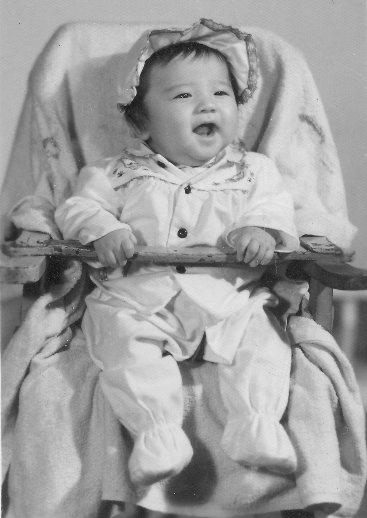
%> input picture chapter5/baby.bmp, 367 x 518 px
$ octave logsharp.m   (GNU Octave 9; MATLAB toolbox functions it lacks are replaced by stand-ins)
%> lines starting %> are read from the running program, lines starting %| are printed output that depends on the picture
I = imread('baby.bmp');
%> I is the input picture: size 518x367 uint8; min 14, max 239, mean 158.5
Id = double(I);
h_lap = [ -1 -1 -1;-1 8 -1;-1 -1 -1];
I_lap = imfilter(Id,h_lap,'corr','replicate');
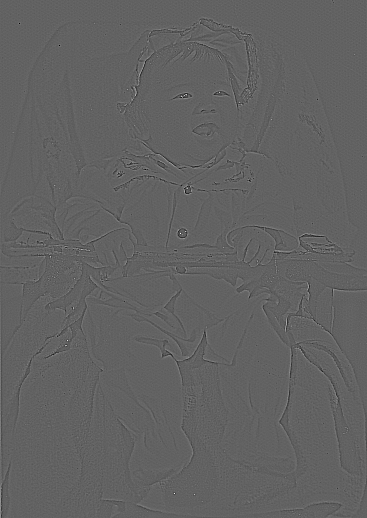
%> I_lap: size 518x367 double; min -747, max 1188, mean 0; drawn with min black and max white

h_log = fspecial('log',5,0.5);
I_log = imfilter(Id,h_log,'corr','replicate');
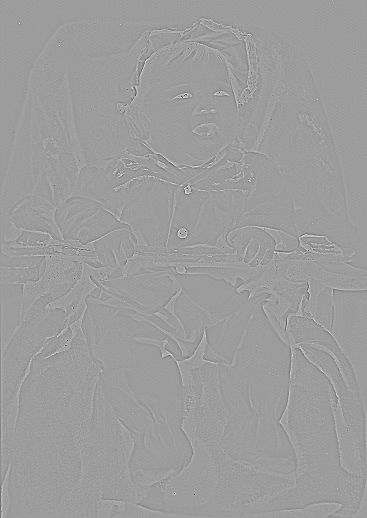
%> I_log: size 518x367 double; min -730.4, max 457.7, mean 0; drawn with min black and max white
h_log2 = fspecial('log',5,2);
I_log2 = imfilter(Id,h_log2,'corr','replicate');
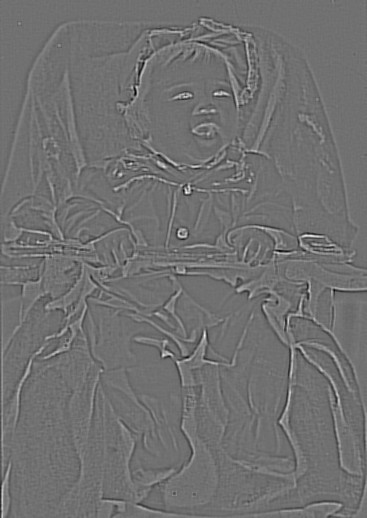
%> I_log2: size 518x367 double; min -6.56, max 8.23, mean 0.00199; drawn with min black and max white

figure;
subplot(2,2,1);
imshow(I),title('ԭͼ');
subplot(2,2,2);
imshow(uint8(abs(I_lap)),[]),title('laplacian');
%> after `imshow(uint8(abs(I_lap)),[])`:
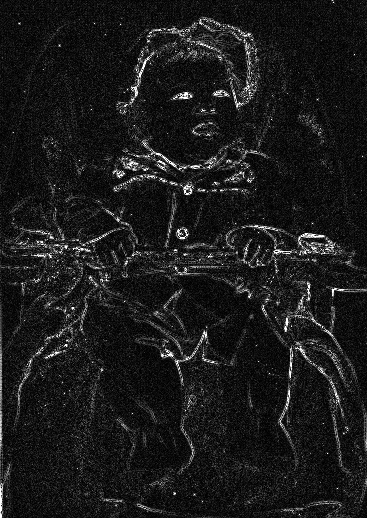
%> displayed picture: size 518x367, on the screen's scale of 0 to 255; min 0, max 255, mean 26.6

subplot(2,2,3);
imshow(uint8(abs(I_log)),[]),title('LoG');
%> after `imshow(uint8(abs(I_log)),[])`:
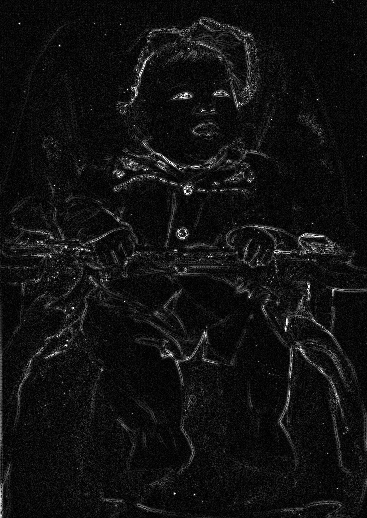
%> displayed picture: size 518x367, on the screen's scale of 0 to 255; min 0, max 255, mean 17
subplot(2,2,4);
imshow(uint8(abs(I_log2)),[]),title('LoG2');
%> after `imshow(uint8(abs(I_log2)),[])`:
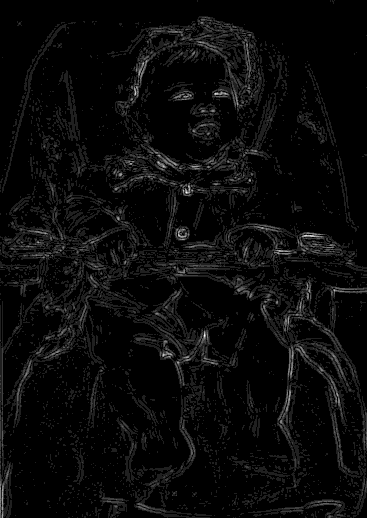
%> displayed picture: size 518x367, on the screen's scale of 0 to 255; min 0, max 255, mean 10.1
